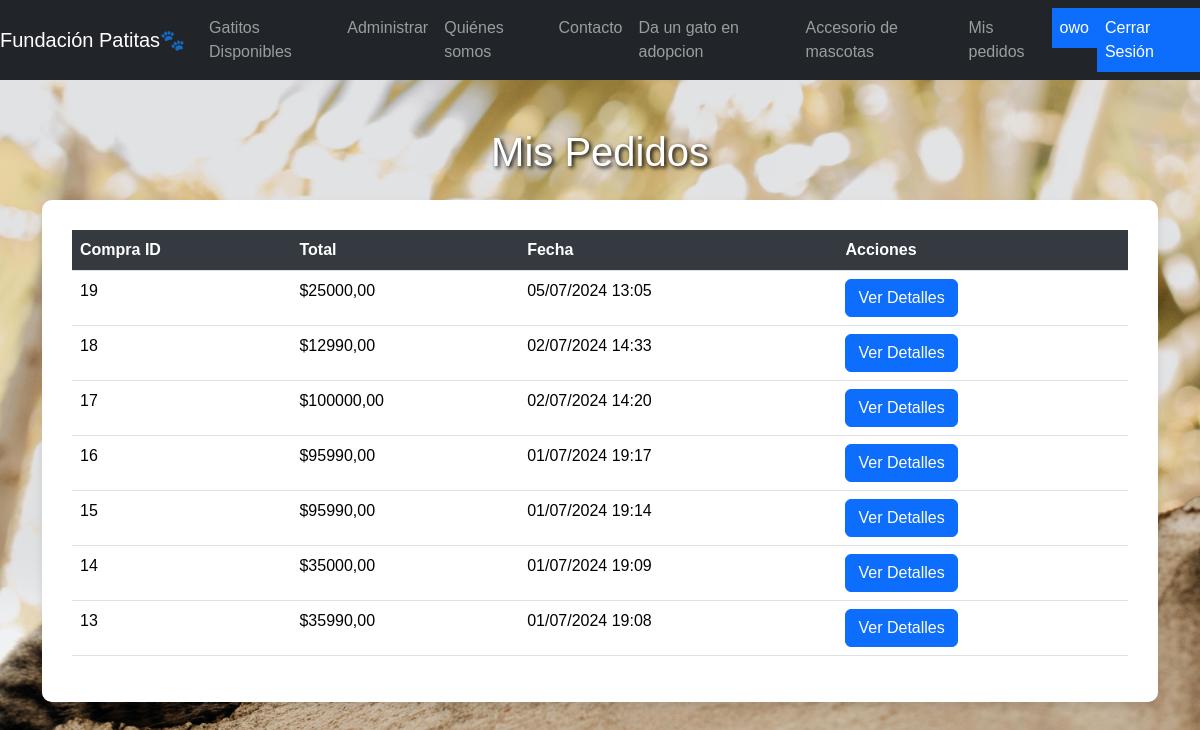
/ver_pedidos/ (signed in), run on the app's committed database.
### aplicacion/models.py (models this page shows, shortened)
class Compra(models.Model):
    user = models.ForeignKey(User, on_delete=models.CASCADE)
    total = models.DecimalField(max_digits=10, decimal_places=2)
    created_at = models.DateTimeField(auto_now_add=True)

### aplicacion/views.py (the view)
# urls.py: path('ver_pedidos/', views.ver_pedidos, name='ver_pedidos'),
@login_required
def ver_pedidos(request):
    compras = Compra.objects.filter(user=request.user).order_by('-created_at')
    for compra in compras:
        for item in compra.items.all():
            try:
                producto = Producto.objects.get(nombre=item.producto_name)
                item.producto_imagen = producto.imagen.url
            except Producto.DoesNotExist:
                item.producto_imagen = None
    return render(request, 'aplicacion/ver_pedidos.html', {'compras': compras})

### aplicacion/templates/aplicacion/ver_pedidos.html (shortened to what this page needs)
{% load static %}
<!DOCTYPE html>
<html lang="en">
<head>
    <link href="https://cdn.jsdelivr.net/npm/bootstrap@5.3.3/dist/css/bootstrap.min.css" rel="stylesheet">
</head>
<body>
    <nav class="navbar navbar-expand-lg navbar-dark bg-dark">
        <a class="navbar-brand" href="{% url 'menu' %}">Fundación Patitas&#128062;</a>
        <div class="collapse navbar-collapse" id="navbarNav">
            <ul class="navbar-nav ml-auto">
                <li class="nav-item">
                    <a id="bottom" class="nav-link" href="{% url 'menu' %}">Gatitos Disponibles</a>
                </li>
                {% if perms.aplicacion.add_permission %}
                <li class="nav-item">
                    <a class="nav-link" href="{% url "adPedidos" %}">Administrar</a>
                </li>
                {% endif %}
                <li class="nav-item">
                    <a class="nav-link" href="{% url 'cuarto' %}">Quiénes somos</a>
                </li>
                <li class="nav-item">
                    <a class="nav-link" href="{% url 'tercero' %}">Contacto</a>
                </li>
                <li class="nav-item">
                    <a class="nav-link" href="{% url 'formulario' %}">Da un gato en adopcion</a>
                </li>
                <li class="nav-item">
                    <a class="nav-link" href="{% url 'carro' %}">Accesorio de mascotas</a>
                </li>
                <li class="nav-item">
                    <a class="nav-link" href="{% url 'ver_pedidos' %}">Mis pedidos</a>
                </li>
                {% if user.is_authenticated %}
                <li class="nav-item">
                    <a class="nav-link text-bg-primary" href="">{{user.username}}</a>
                </li>
                <li class="nav-item">
                    <a class="nav-link text-bg-primary" href="{% url 'salir' %}">Cerrar Sesión</a>
                </li>
                {% else %}
                <li class="nav-item">
                    <a class="nav-link text-bg-primary" href="{% url 'login' %}">Iniciar Sesión</a>
                </li>
                {% endif %}
            </ul>
        </div>
</nav>
    <div class="container mt-5">
        <h1 class="mb-4">Mis Pedidos</h1>
        <div class="card">
            <div class="card-body">
                {% if compras %}
                    <table class="table table-hover">
                        <thead>
                            <tr>
                                <th>Compra ID</th>
                                <th>Total</th>
                                <th>Fecha</th>
                                <th>Acciones</th>
                            </tr>
                        </thead>
                        <tbody>
                            {% for compra in compras %}
                                <tr data-bs-toggle="collapse" data-bs-target="#detalles{{ forloop.counter }}" aria-expanded="false" aria-controls="detalles{{ forloop.counter }}">
                                    <td>{{ compra.id }}</td>
                                    <td>${{ compra.total }}</td>
                                    <td>{{ compra.created_at|date:"d/m/Y H:i" }}</td>
                                    <td><button class="btn btn-primary" type="button">Ver Detalles</button></td>
                                </tr>
                            {% endfor %}
                        </tbody>
                    </table>
                {% else %}
                    <p class="alert alert-warning">No tienes pedidos.</p>
                {% endif %}
            </div>
        </div>
    </div>
</body>
</html>

### data on the page
Compra: id "19", total "25000,00", created_at "05/07/2024 13:05"
Compra: id "18", total "12990,00", created_at "02/07/2024 14:33"
Compra: id "17", total "100000,00", created_at "02/07/2024 14:20"
Compra: id "16", total "95990,00", created_at "01/07/2024 19:17"
Compra: id "15", total "95990,00", created_at "01/07/2024 19:14"
Compra: id "14", total "35000,00", created_at "01/07/2024 19:09"
Compra: id "13", total "35990,00", created_at "01/07/2024 19:08"

### other printed values
{{ user.username }} "owo"
